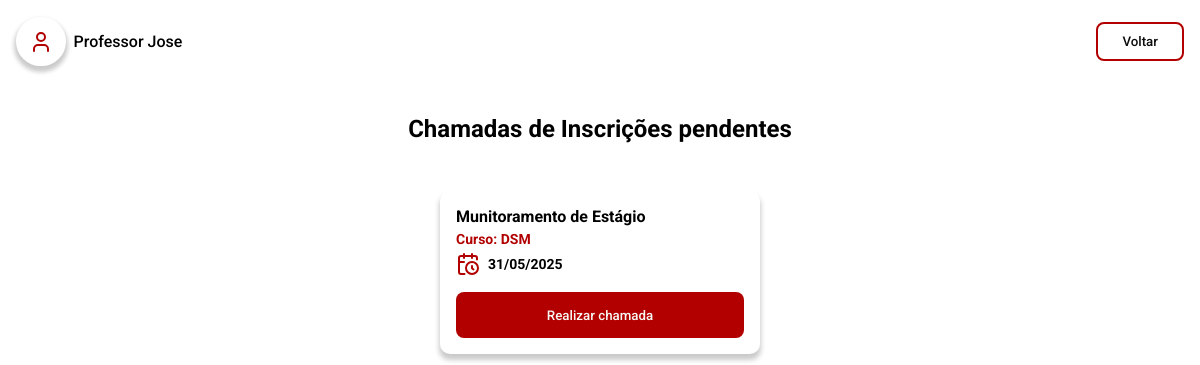
The page /pages/admin/add/editais.admin.php (signed in) on the database its author committed.
### tables this page shows
CREATE TABLE `tb_hae` (
  `id_hae` int NOT NULL,
  `titulo` varchar(60) NOT NULL,
  `tip_hae` varchar(30) NOT NULL,
  `quant_hae` int NOT NULL,
  `descricao` varchar(500) NOT NULL,
  `data_inicio` date NOT NULL,
  `data_final` date NOT NULL
);

### server/model/Chamada.php (called while the page is built, shortened)
<?php
include_once __DIR__ . "/Database.php";
class Chamada
{
    private Database $db;
    public function __construct($id_chamada = null, $id_hae = null, $id_inscricao = null, $data_envio = "", $quant_hae = null, $status = "", $justificativa = "")
    {
        $this->db = new Database();
        $this->db->connect_to();
    }
    public function getPendenteChamadas()
    {
        $query = "SELECT h.*
                  FROM tb_hae h
                  WHERE NOW() > h.data_final";
        $stmt = $this->db->get_PDO()->prepare($query);
        $stmt->execute();
        $result = $stmt->fetchAll(PDO::FETCH_ASSOC);
        return $result;
    }
}

### server/model/Database.php (called while the page is built, shortened)
<?php
class Database
{
    private string $host = 'localhost';
    private string $db   = 'pi_fatec';
    private string $user = 'root';
    private string $pass = 'root';
    private string $charset = 'utf8mb4';
    private PDO | null $pdo = null;
    public function connect_to()
    {
        $dsn = "mysql:host={$this->host};dbname={$this->db};charset={$this->charset}";
        try {
            $this->pdo = new PDO($dsn, $this->user, $this->pass);
            $this->pdo->setAttribute(PDO::ATTR_ERRMODE, PDO::ERRMODE_EXCEPTION);
        } catch (PDOException $e) {
            echo "❌ Connection failed: " . $e->getMessage();
        }
    }
    public function is_connected()
    {
        return isset($this->pdo);
    }
    public function get_PDO(): PDO | null
    {
        return $this->is_connected() ? $this->pdo : null;
    }
}

### pages/admin/add/editais.admin.php (the view, shortened to what this page needs)
<?php
require_once __DIR__ . "/../../../server/model/Chamada.php";
$chamada = new Chamada();
?>
<!DOCTYPE html>
<html lang="pt-br">
<head>
    <link rel="stylesheet" href="../../../styles/global.css" />
    <link rel="stylesheet" href="../../../styles/components.css" />
    <link rel="stylesheet" href="../../../styles/edital.css" />
</head>
<body>
    <header-fatec
        data-button-title="Voltar"
        data-button-href="../editals.admin.php"></header-fatec>
    <section id="form-section">
        <h2 class="form-title" style="text-align: center">
            Chamadas de Inscrições pendentes
        </h2>
        <?php
        $chamadas = $chamada->getPendenteChamadas();
        if (count($chamadas) > 0) {
            foreach ($chamadas as $chamada) {
                echo '
            <div class="card-secondary">
        <span>
          <h4>' . $chamada["titulo"] . '</h4>
          <h5>Curso: ' . $chamada["tip_hae"] . '</h5>
          <p>
            <img
              src="../../../public/icons/calendar-clock.svg"
              alt="calendar clock"
            />' . date("d/m/Y", strtotime($chamada["data_final"])) . '
          </p>
        </span>
        <a href="./resultado_form.php?id=' . $chamada["id_hae"] . '">
          <button
            class="button-primary"
            style="
              --button-color: var(--fatec-red-500);
              --button-color-hover: var(--fatec-red-400);
            "
          >Realizar chamada</button>
        </a>
      </div>';
            }
        } else {
            echo '<p>Nenhuma chamada pendente encontrada.</p>';
        }
        ?>
    </section>
</body>
</html>

### styles/global.css (style rules this page uses)
:root { --fatec-red-400: #d32719; --fatec-red-500: #b20000; --fatec-red-700: #7e0000; --fatec-white-500: #f7f7f2; --fatec-dark-500: #0d0d0d; --fatec-gray-500: #666666; --fatec-gray-300: #dadada; --fatec-blue-500: #005c6d; --fatec-blue-700: #004854; --fatec-lightblue-500: #00c1cf; --fatec-lightblue-600: #00d8e8; --sm: 640px; --md: 768px; --lg: 1024px; --xl: 1280px; --2xl: 1536px; --text-xs-font-size: 0.75rem; --text-sm-font-size: 0.875rem; --text-base-font-size: 1rem; --text-lg-font-size: 1.125rem; --text-xl-font-size: 1.25rem; --text-2xl-font-size: 1.5rem; --text-xs-line-height: 1rem; --text-sm-line-height: 1.25rem; --text-base-line-height: 1.5rem; --text-lg-line-height: 1.75rem; --text-xl-line-height: 1.75rem; }
*::before, *::after { box-sizing: border-box; }
* { padding: 0; margin: 0; box-sizing: border-box; }
body { -webkit-font-smoothing: antialiased; -moz-osx-font-smoothing: grayscale; text-rendering: optimizeLegibility !important; }
a { text-decoration: none; }

### styles/components.css (style rules this page uses)
.button-primary { background: var(--button-color); color: var(--fatec-white-500); padding: 0.95rem 1.5rem; border: 0; border-radius: 8px; font-family: "Roboto", sans-serif; font-weight: 500; cursor: pointer; transition: background ease 400ms; }
.card-secondary { display: flex; flex-direction: column; box-shadow: 0 5px 5px 1px #00000035; border-radius: 10px; padding: 1rem; font-family: "Roboto", sans-serif; }

### styles/edital.css (style rules this page uses)
section { display: flex; align-items: center; justify-content: center; gap: 1rem; padding: 2rem; }
section .card-secondary { width: 20rem; gap: 1rem; }
.card-secondary > span { display: inherit; flex-direction: column; gap: .2rem; }
.card-secondary span > p { display: inherit; align-items: center; gap: .5rem; font-size: var(--text-sm-font-size); font-weight: bold; line-height: var(--text-sm-line-height); }
.card-secondary span > h5 { color: var(--fatec-red-500); font-size: var(--text-sm-font-size); line-height: var(--text-sm-line-height); }
.card-secondary a, button { width: 100%; }

### pages/admin/add/editais.admin.php (style rules this page uses)
.form-title { font-family: "Roboto", sans-serif; font-size: var(--text-2xl-font-size); line-height: var(--text-xl-line-height); margin-bottom: 2rem; }
#form-section { display: flex; flex-direction: column; padding: 2rem; gap: 1rem; }

### rows shown on the page
tb_hae: titulo "Munitoramento de Estágio", tip_hae "DSM", data_final "31/05/2025"
